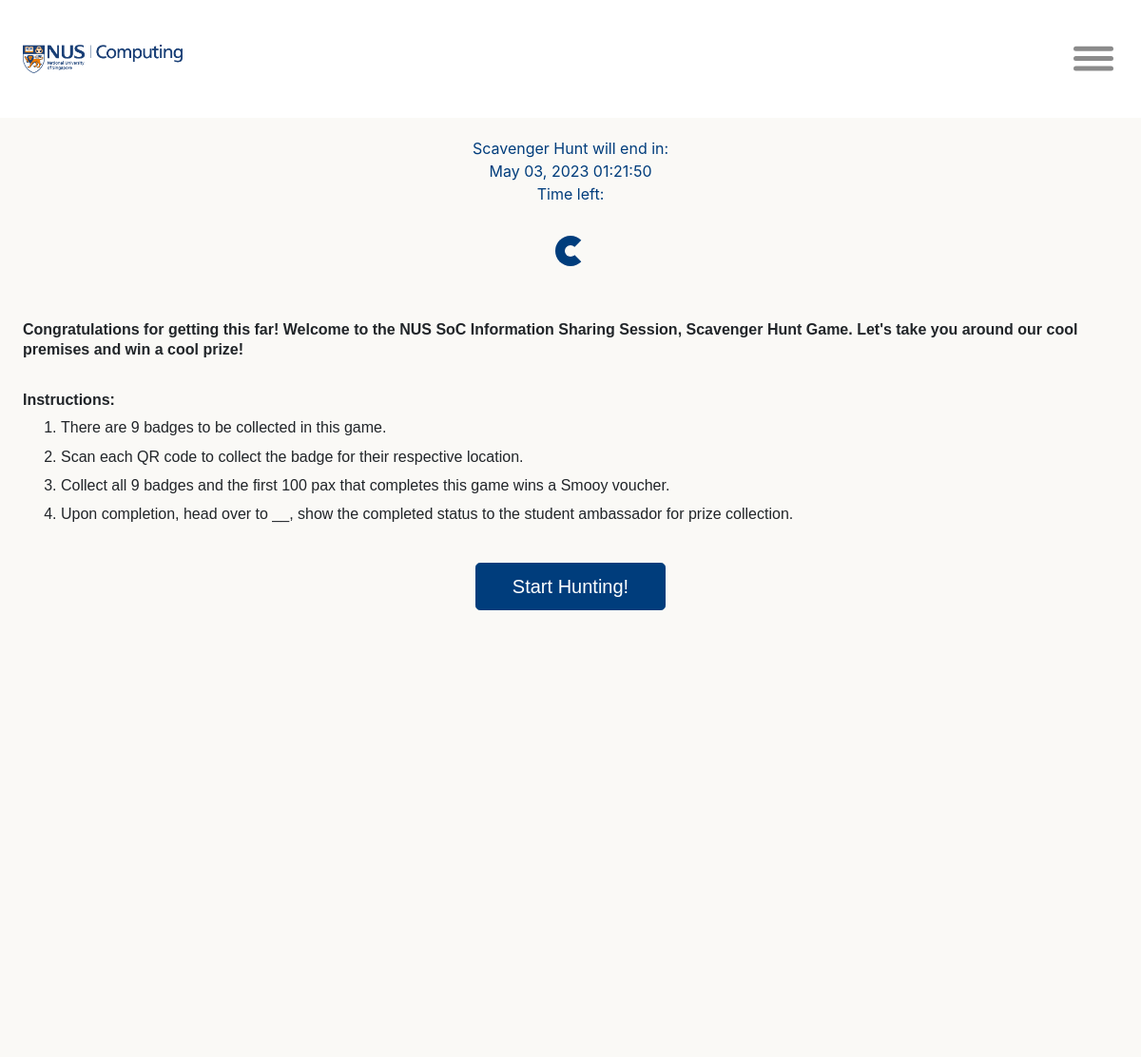
The app's page /instructions/, older data.
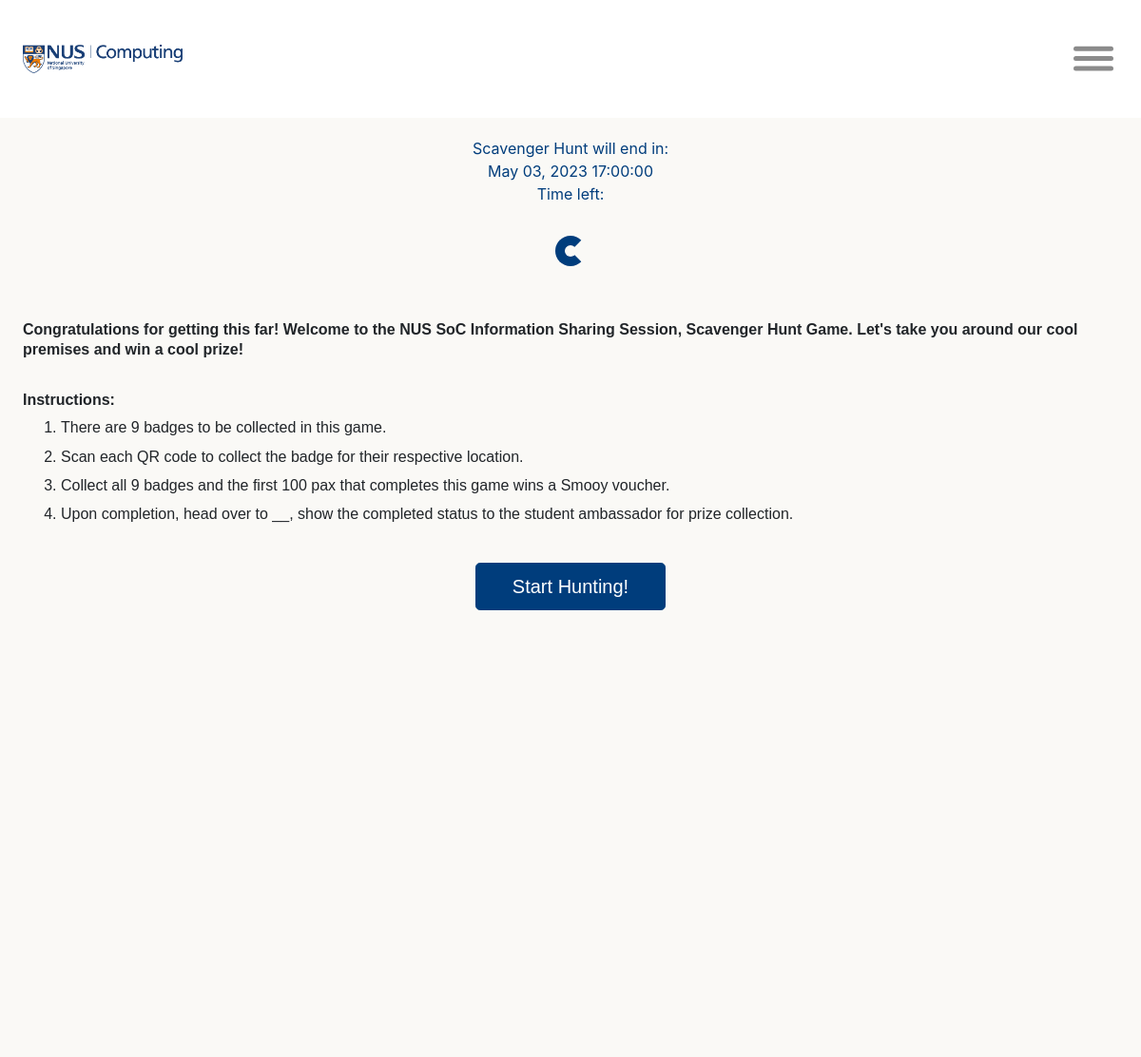
The same page, newer data.
### scavenger/models.py (models this page shows, shortened)
class Event(models.Model):
    name = models.CharField(max_length=200)
    when = models.DateTimeField(default=datetime.now, blank=True)

### scavenger/views.py (the view)
# urls.py: path('instructions/', views.instructions_page, name='instructions_page'),
def instructions_page(request):
    eventList = Event.objects.values_list('name', 'when').distinct()
    return render(request, 'instructions.html', {'eventList': eventList})

### scavenger/templates/instructions.html (shortened to what this page needs)
<!DOCTYPE html>
<html>
{% load static %}
{% include 'navbar.html' %}
<head>
    <link rel="stylesheet" type="text/css" href="{% static 'css/style.css' %}" />
    <link rel="stylesheet" href="https://cdn.jsdelivr.net/npm/bootstrap-icons@1.7.2/font/bootstrap-icons.css">
    <link rel="stylesheet" href="https://stackpath.bootstrapcdn.com/bootstrap/4.3.1/css/bootstrap.min.css"
>
    <link href="https://stackpath.bootstrapcdn.com/font-awesome/4.7.0/css/font-awesome.min.css" rel="stylesheet"
>
</head>
<body onload="completedStatus(); countdown();">
    {% if eventList %}
    {% for obj in eventList %}
    <div class="eventcontainer">
        <div> {{obj.0}} will end in: </div>
        <div id="event-box"> {{obj.1|date:"M d, Y H:i:s"}} </div>
        <div> Time left: </div>
        <div id="countdown-box" class="text-center mt-3 h1">
            <div class="spinner-border" role="status"></div>
        </div>
    </div>
    {% endfor %}
    {% endif %}
    <div class="instructions-container">
        <div id="congratulatory">
            <h4>
                Congratulations for getting this far!
                Welcome to the NUS SoC Information Sharing Session, Scavenger Hunt Game.
                Let's take you around our cool premises and win a cool prize!
            </h4>
        </div>
        <div id="instructions">
            <h4>Instructions:</h4>
            <ol type="1">
                <li>
                    There are 9 badges to be collected in this game.
                </li>
                <li>
                    Scan each QR code to collect the badge for their respective location.
                </li>
                <li>
                    Collect all 9 badges and the first 100 pax that completes this game wins a Smooy voucher.
                </li>
                <li>
                    Upon completion, head over to __, show the completed status to the student ambassador for prize collection.
                </li>
            </ol>
        </div>
        <div id="lets-play">
            <a href=" {% url 'main_page' %} ">
                <button class="btn btn-primary btn-lg">Start Hunting!</button>
            </a>
        </div>
    </div>
</body>
</html>

Row changes from the older to the newer data that the page shows:
changed Event "Scavenger Hunt": obj "May 03, 2023 01:21:50" → "May 03, 2023 17:00:00"
